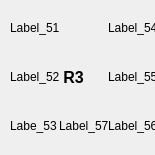
     <widget class="QFrame" name="gridFrame_6">
      <property name="minimumSize">
       <size>
        <width>155</width>
        <height>155</height>
       </size>
      </property>
      <property name="maximumSize">
       <size>
        <width>155</width>
        <height>155</height>
       </size>
      </property>
      <layout class="QGridLayout" name="gridLayout_6">
       <property name="sizeConstraint">
        <enum>QLayout::SetDefaultConstraint</enum>
       </property>
       <property name="leftMargin">
        <number>10</number>
       </property>
       <property name="topMargin">
        <number>3</number>
       </property>
       <property name="bottomMargin">
        <number>12</number>
       </property>
       <property name="horizontalSpacing">
        <number>12</number>
       </property>
       <property name="verticalSpacing">
        <number>8</number>
       </property>
       <item row="2" column="2">
        <widget class="QLabel" name="label_55">
         <property name="minimumSize">
          <size>
           <width>50</width>
           <height>50</height>
          </size>
         </property>
         <property name="maximumSize">
          <size>
           <width>50</width>
           <height>50</height>
          </size>
         </property>
         <property name="text">
          <string>Label_55</string>
         </property>
        </widget>
       </item>
       <item row="2" column="0">
        <widget class="QLabel" name="label_52">
         <property name="minimumSize">
          <size>
           <width>50</width>
           <height>50</height>
          </size>
         </property>
         <property name="maximumSize">
          <size>
           <width>50</width>
           <height>50</height>
          </size>
         </property>
         <property name="text">
          <string>Label_52</string>
         </property>
        </widget>
       </item>
       <item row="3" column="0">
        <widget class="QLabel" name="label_53">
         <property name="minimumSize">
          <size>
           <width>50</width>
           <height>50</height>
          </size>
         </property>
         <property name="maximumSize">
          <size>
           <width>50</width>
           <height>50</height>
          </size>
         </property>
         <property name="text">
          <string>Labe_53</string>
         </property>
        </widget>
       </item>
       <item row="3" column="1">
        <widget class="QLabel" name="label_57">
         <property name="minimumSize">
          <size>
           <width>50</width>
           <height>50</height>
          </size>
         </property>
         <property name="maximumSize">
          <size>
           <width>50</width>
           <height>50</height>
          </size>
         </property>
         <property name="text">
          <string>Label_57</string>
         </property>
        </widget>
       </item>
       <item row="2" column="1">
        <widget class="QLabel" name="Label_22">
         <property name="minimumSize">
          <size>
           <width>50</width>
           <height>50</height>
          </size>
         </property>
         <property name="maximumSize">
          <size>
           <width>50</width>
           <height>50</height>
          </size>
         </property>
         <property name="font">
          <font>
           <pointsize>12</pointsize>
           <weight>75</weight>
           <bold>true</bold>
          </font>
         </property>
         <property name="text">
          <string> R3</string>
         </property>
        </widget>
       </item>
       <item row="3" column="2">
        <widget class="QLabel" name="label_56">
         <property name="minimumSize">
          <size>
           <width>50</width>
           <height>50</height>
          </size>
         </property>
         <property name="maximumSize">
          <size>
           <width>50</width>
           <height>50</height>
          </size>
         </property>
         <property name="text">
          <string>Label_56</string>
         </property>
        </widget>
       </item>
       <item row="1" column="2">
        <widget class="QLabel" name="label_54">
         <property name="minimumSize">
          <size>
           <width>50</width>
           <height>50</height>
          </size>
         </property>
         <property name="maximumSize">
          <size>
           <width>50</width>
           <height>50</height>
          </size>
         </property>
         <property name="text">
          <string>Label_54</string>
         </property>
        </widget>
       </item>
       <item row="1" column="0">
        <widget class="QLabel" name="label_51">
         <property name="minimumSize">
          <size>
           <width>50</width>
           <height>50</height>
          </size>
         </property>
         <property name="maximumSize">
          <size>
           <width>50</width>
           <height>50</height>
          </size>
         </property>
         <property name="text">
          <string>Label_51</string>
         </property>
        </widget>
       </item>
      </layout>
     </widget>
